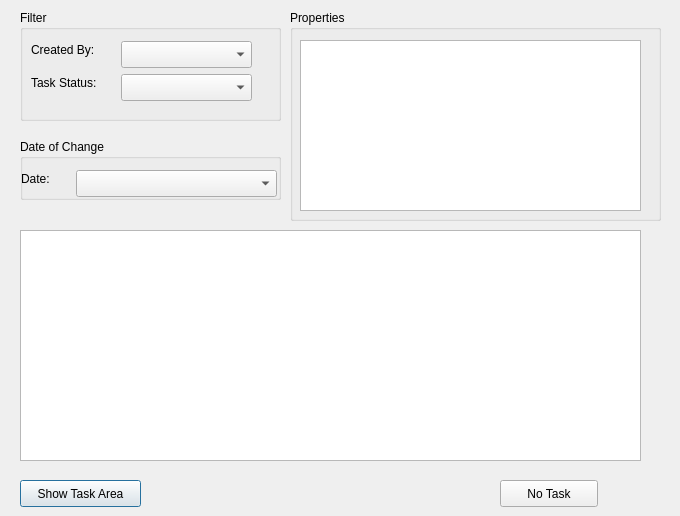
<?xml version="1.0" encoding="UTF-8"?>
<ui version="4.0">
 <class>taskManagerDialog</class>
 <widget class="QDialog" name="taskManagerDialog">
  <property name="geometry">
   <rect>
    <x>0</x>
    <y>0</y>
    <width>680</width>
    <height>516</height>
   </rect>
  </property>
  <property name="windowTitle">
   <string>Task Manager</string>
  </property>
  <widget class="QGroupBox" name="groupBox">
   <property name="geometry">
    <rect>
     <x>20</x>
     <y>10</y>
     <width>261</width>
     <height>111</height>
    </rect>
   </property>
   <property name="title">
    <string>Filter</string>
   </property>
   <widget class="QLabel" name="label">
    <property name="geometry">
     <rect>
      <x>11</x>
      <y>31</y>
      <width>77</width>
      <height>17</height>
     </rect>
    </property>
    <property name="text">
     <string>Created By:</string>
    </property>
   </widget>
   <widget class="QLabel" name="label_2">
    <property name="geometry">
     <rect>
      <x>11</x>
      <y>64</y>
      <width>79</width>
      <height>17</height>
     </rect>
    </property>
    <property name="text">
     <string>Task Status:</string>
    </property>
   </widget>
   <widget class="QgsMapLayerComboBox" name="mMapLayerComboBox">
    <property name="geometry">
     <rect>
      <x>101</x>
      <y>31</y>
      <width>131</width>
      <height>27</height>
     </rect>
    </property>
   </widget>
   <widget class="QgsMapLayerComboBox" name="mMapLayerComboBox_2">
    <property name="geometry">
     <rect>
      <x>101</x>
      <y>64</y>
      <width>131</width>
      <height>27</height>
     </rect>
    </property>
   </widget>
  </widget>
  <widget class="QGroupBox" name="groupBox_2">
   <property name="geometry">
    <rect>
     <x>290</x>
     <y>10</y>
     <width>371</width>
     <height>211</height>
    </rect>
   </property>
   <property name="title">
    <string>Properties</string>
   </property>
   <widget class="QTableWidget" name="tableWidget">
    <property name="geometry">
     <rect>
      <x>10</x>
      <y>30</y>
      <width>341</width>
      <height>171</height>
     </rect>
    </property>
    <property name="autoScrollMargin">
     <number>16</number>
    </property>
   </widget>
  </widget>
  <widget class="QGroupBox" name="groupBox_3">
   <property name="geometry">
    <rect>
     <x>20</x>
     <y>139</y>
     <width>261</width>
     <height>61</height>
    </rect>
   </property>
   <property name="title">
    <string>Date of Change</string>
   </property>
   <widget class="QLabel" name="label_3">
    <property name="geometry">
     <rect>
      <x>1</x>
      <y>31</y>
      <width>36</width>
      <height>17</height>
     </rect>
    </property>
    <property name="text">
     <string>Date:</string>
    </property>
   </widget>
   <widget class="QComboBox" name="comboBox">
    <property name="geometry">
     <rect>
      <x>56</x>
      <y>31</y>
      <width>201</width>
      <height>27</height>
     </rect>
    </property>
   </widget>
  </widget>
  <widget class="QTableWidget" name="tableWidget_2">
   <property name="geometry">
    <rect>
     <x>20</x>
     <y>230</y>
     <width>621</width>
     <height>231</height>
    </rect>
   </property>
  </widget>
  <widget class="QPushButton" name="pushButton">
   <property name="geometry">
    <rect>
     <x>20</x>
     <y>480</y>
     <width>121</width>
     <height>27</height>
    </rect>
   </property>
   <property name="text">
    <string>Show Task Area</string>
   </property>
  </widget>
  <widget class="QPushButton" name="pushButton_2">
   <property name="geometry">
    <rect>
     <x>500</x>
     <y>480</y>
     <width>98</width>
     <height>27</height>
    </rect>
   </property>
   <property name="text">
    <string>No Task</string>
   </property>
  </widget>
 </widget>
 <customwidgets>
  <customwidget>
   <class>QgsMapLayerComboBox</class>
   <extends>QComboBox</extends>
   <header>qgsmaplayercombobox.h</header>
  </customwidget>
 </customwidgets>
 <resources/>
 <connections/>
</ui>
